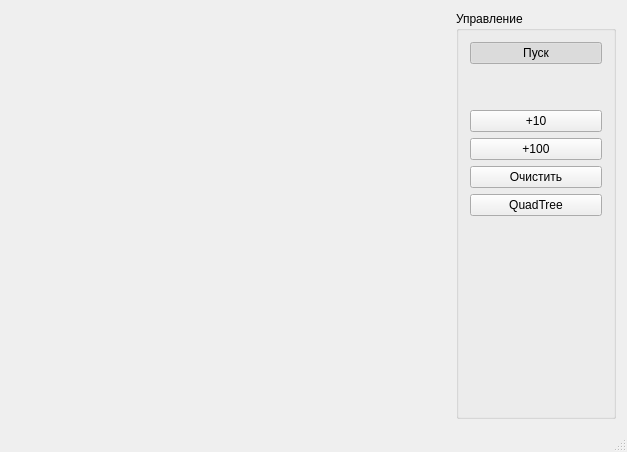
<?xml version="1.0" encoding="UTF-8"?>
<ui version="4.0">
 <class>MainWindow</class>
 <widget class="QMainWindow" name="MainWindow">
  <property name="geometry">
   <rect>
    <x>0</x>
    <y>0</y>
    <width>627</width>
    <height>452</height>
   </rect>
  </property>
  <property name="windowTitle">
   <string>MainWindow</string>
  </property>
  <property name="statusTip">
   <string/>
  </property>
  <property name="whatsThis">
   <string/>
  </property>
  <widget class="QWidget" name="centralWidget">
   <layout class="QHBoxLayout" name="horizontalLayout">
    <item>
     <widget class="QBallsWidget" name="widget" native="true"/>
    </item>
    <item>
     <widget class="QGroupBox" name="groupBox">
      <property name="maximumSize">
       <size>
        <width>160</width>
        <height>16777215</height>
       </size>
      </property>
      <property name="title">
       <string>Управление</string>
      </property>
      <layout class="QVBoxLayout" name="verticalLayout">
       <item>
        <widget class="QPushButton" name="pushPlay">
         <property name="text">
          <string>Пуск</string>
         </property>
         <property name="checkable">
          <bool>true</bool>
         </property>
         <property name="checked">
          <bool>true</bool>
         </property>
        </widget>
       </item>
       <item>
        <spacer name="verticalSpacer_2">
         <property name="orientation">
          <enum>Qt::Vertical</enum>
         </property>
         <property name="sizeType">
          <enum>QSizePolicy::Fixed</enum>
         </property>
         <property name="sizeHint" stdset="0">
          <size>
           <width>20</width>
           <height>40</height>
          </size>
         </property>
        </spacer>
       </item>
       <item>
        <widget class="QPushButton" name="pushAdd10">
         <property name="text">
          <string>+10</string>
         </property>
        </widget>
       </item>
       <item>
        <widget class="QPushButton" name="pushAdd100">
         <property name="text">
          <string>+100</string>
         </property>
        </widget>
       </item>
       <item>
        <widget class="QPushButton" name="pushClear">
         <property name="text">
          <string>Очистить</string>
         </property>
        </widget>
       </item>
       <item>
        <widget class="QPushButton" name="pushUseQuadTree">
         <property name="text">
          <string>QuadTree</string>
         </property>
         <property name="checkable">
          <bool>true</bool>
         </property>
        </widget>
       </item>
       <item>
        <spacer name="verticalSpacer">
         <property name="orientation">
          <enum>Qt::Vertical</enum>
         </property>
         <property name="sizeHint" stdset="0">
          <size>
           <width>20</width>
           <height>40</height>
          </size>
         </property>
        </spacer>
       </item>
      </layout>
     </widget>
    </item>
   </layout>
  </widget>
  <widget class="QStatusBar" name="statusBar"/>
  <action name="action1234">
   <property name="text">
    <string>1234</string>
   </property>
   <property name="statusTip">
    <string>99999999</string>
   </property>
  </action>
 </widget>
 <layoutdefault spacing="6" margin="11"/>
 <customwidgets>
  <customwidget>
   <class>QBallsWidget</class>
   <extends>QWidget</extends>
   <header>qballswidget.h</header>
   <container>1</container>
  </customwidget>
 </customwidgets>
 <resources/>
 <connections/>
</ui>
